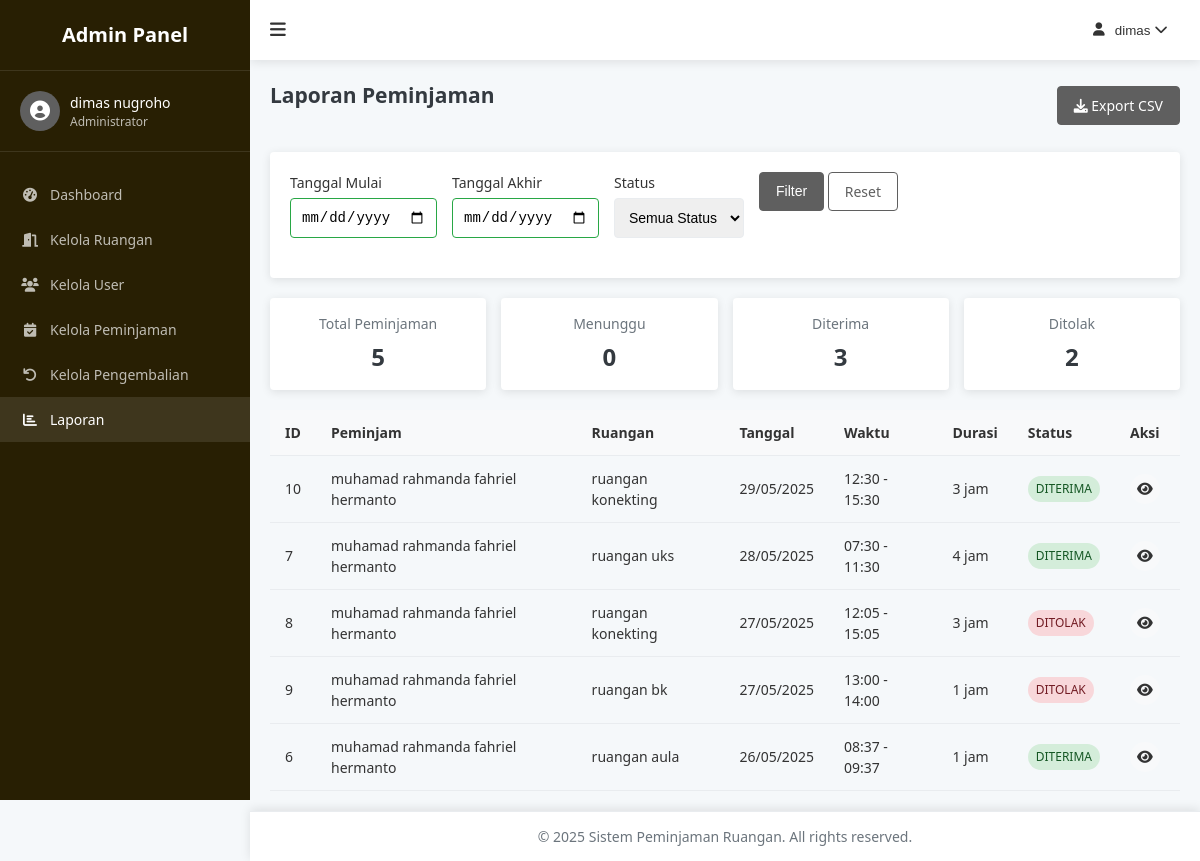
Page /admin/reports.php (signed in) on the committed database.
### tables this page shows
CREATE TABLE `peminjaman_ruangan` (
  `peminjaman_id` int NOT NULL,
  `user_id` int NOT NULL,
  `ruangan_id` int NOT NULL,
  `tanggal` varchar(500) NOT NULL,
  `waktu_mulai` varchar(60) NOT NULL,
  `durasi_pinjam` varchar(20) NOT NULL,
  `waktu_selesai` varchar(40) NOT NULL,
  `status` varchar(100) NOT NULL,
  `return_status` enum('BELUM_DIKEMBALIKAN','PENGAJUAN','DIKEMBALIKAN') DEFAULT 'BELUM_DIKEMBALIKAN',
  `return_date` datetime DEFAULT NULL,
  `return_condition` text
);

CREATE TABLE `users` (
  `user_id` int NOT NULL,
  `id_card` varchar(22) NOT NULL,
  `username` varchar(11) NOT NULL,
  `password` varchar(60) NOT NULL,
  `role` varchar(40) NOT NULL,
  `jenis_pengguna` varchar(50) NOT NULL,
  `nama_lengkap` varchar(100) NOT NULL
);

CREATE TABLE `ruangan` (
  `ruangan_id` int NOT NULL,
  `nama_ruangan` varchar(200) NOT NULL,
  `lokasi` varchar(400) NOT NULL,
  `kapasitas` int NOT NULL
);

### config/functions.php (called while the page is built, shortened)
<?php
function getAllBookings() {
    global $conn;
    $query = "SELECT p.*, u.username, u.nama_lengkap, r.nama_ruangan
              FROM peminjaman_ruangan p
              JOIN users u ON p.user_id = u.user_id
              JOIN ruangan r ON p.ruangan_id = r.ruangan_id
              ORDER BY p.tanggal DESC, p.waktu_mulai ASC";
    $result = $conn->query($query);
    $bookings = [];
    if ($result->num_rows > 0) {
        while ($row = $result->fetch_assoc()) {
            $bookings[] = $row;
        }
    }
    return $bookings;
}
?>

### admin/reports.php (the view, shortened to what this page needs)
<?php
require_once '../config/database.php';
require_once '../config/functions.php';
$bookings = getAllBookings();
$startDate = $_GET['start_date'] ?? '';
$endDate = $_GET['end_date'] ?? '';
$statusFilter = $_GET['status'] ?? '';
?>
<!DOCTYPE html>
<html lang="en">
<head>
    <link rel="stylesheet" href="../assets/css/style.css">
    <link rel="stylesheet" href="../assets/css/admin.css">
    <link rel="stylesheet" href="https://cdnjs.cloudflare.com/ajax/libs/font-awesome/6.0.0-beta3/css/all.min.css">
</head>
<body>
    <div class="admin-container">
        <?php include 'includes/sidebar.php'; ?>
        <div class="admin-content">
            <?php include 'includes/header.php'; ?>
            <main class="admin-main">
                <div class="page-header">
                    <h2>Laporan Peminjaman</h2>
                    <div class="export-btn">
                        <a href="reports.php?export=csv<?php echo !empty($startDate) ? '&start_date=' . $startDate : ''; ?><?php echo !empty($endDate) ? '&end_date=' . $endDate : ''; ?><?php echo !empty($statusFilter) ? '&status=' . $statusFilter : ''; ?>" class="btn btn-primary">
                            <i class="fas fa-download"></i> Export CSV
                        </a>
                    </div>
                </div>
                <div class="filter-form">
                    <form action="reports.php" method="get">
                        <div class="form-row">
                            <div class="form-group">
                                <label for="start_date">Tanggal Mulai</label>
                                <input type="date" id="start_date" name="start_date" value="<?php echo $startDate; ?>">
                            </div>
                            <div class="form-group">
                                <label for="end_date">Tanggal Akhir</label>
                                <input type="date" id="end_date" name="end_date" value="<?php echo $endDate; ?>">
                            </div>
                            <div class="form-group">
                                <label for="status">Status</label>
                                <select id="status" name="status">
                                    <option value="">Semua Status</option>
                                </select>
                            </div>
                            <div class="form-group">
                                <button type="submit" class="btn btn-primary">Filter</button>
                                <a href="reports.php" class="btn btn-outline">Reset</a>
                            </div>
                        </div>
                    </form>
                </div>
                <div class="report-summary">
                    <div class="summary-card">
                        <div class="summary-title">Total Peminjaman</div>
                        <div class="summary-value"><?php echo count($bookings); ?></div>
                    </div>
                    <div class="summary-card">
                        <div class="summary-title">Menunggu</div>
                        <div class="summary-value"><?php echo count(array_filter($bookings, function($b) { return $b['status'] === 'MENUNGGU'; })); ?></div>
                    </div>
                    <div class="summary-card">
                        <div class="summary-title">Diterima</div>
                        <div class="summary-value"><?php echo count(array_filter($bookings, function($b) { return $b['status'] === 'DITERIMA'; })); ?></div>
                    </div>
                    <div class="summary-card">
                        <div class="summary-title">Ditolak</div>
                        <div class="summary-value"><?php echo count(array_filter($bookings, function($b) { return $b['status'] === 'DITOLAK'; })); ?></div>
                    </div>
                </div>
                <div class="table-responsive">
                    <table>
                        <thead>
                            <tr>
                                <th>ID</th>
                                <th>Peminjam</th>
                                <th>Ruangan</th>
                                <th>Tanggal</th>
                                <th>Waktu</th>
                                <th>Durasi</th>
                                <th>Status</th>
                                <th>Aksi</th>
                            </tr>
                        </thead>
                        <tbody>
                            <?php if (empty($bookings)): ?>
                                <tr>
                                    <td colspan="8" class="text-center">Tidak ada data peminjaman.</td>
                                </tr>
                            <?php else: ?>
                                <?php foreach ($bookings as $booking): ?>
                                    <tr>
                                        <td><?php echo $booking['peminjaman_id']; ?></td>
                                        <td><?php echo $booking['nama_lengkap']; ?></td>
                                        <td><?php echo $booking['nama_ruangan']; ?></td>
                                        <td><?php echo date('d/m/Y', strtotime($booking['tanggal'])); ?></td>
                                        <td><?php echo $booking['waktu_mulai'] . ' - ' . $booking['waktu_selesai']; ?></td>
                                        <td><?php echo $booking['durasi_pinjam']; ?> jam</td>
                                        <td>
                                            <span class="status-badge status-<?php echo strtolower($booking['status']); ?>">
                                                <?php echo $booking['status']; ?>
                                            </span>
                                        </td>
                                        <td>
                                            <a href="booking-detail.php?id=<?php echo $booking['peminjaman_id']; ?>" class="btn-icon" title="Detail">
                                                <i class="fas fa-eye"></i>
                                            </a>
                                        </td>
                                    </tr>
                                <?php endforeach; ?>
                            <?php endif; ?>
                        </tbody>
                    </table>
                </div>
            </main>
            <?php include 'includes/footer.php'; ?>
        </div>
    </div>
</body>
</html>

### assets/css/style.css (style rules this page uses)
:root { --primary-color: #5f5f5f; --primary-dark: #3a56d4; --secondary-color: #6c757d; --success-color: #28a745; --danger-color: #dc3545; --warning-color: #ffc107; --info-color: #17a2b8; --light-color: #f8f9fa; --dark-color: #343a40; --body-bg: #f5f8fa; --card-bg: #ffffff; --text-color: #333333; --border-color: #e9ecef; --sidebar-width: 250px; --header-height: 60px; --footer-height: 50px; --border-radius: 4px; --box-shadow: 0 2px 10px rgba(0, 0, 0, 0.1); --transition: all 0.3s ease; }
* { margin: 0; padding: 0; box-sizing: border-box; }
body { font-family: "Segoe UI", Tahoma, Geneva, Verdana, sans-serif; font-size: 14px; line-height: 1.5; color: var(--text-color); background-color: var(--body-bg); }
a { color: var(--primary-color); text-decoration: none; transition: var(--transition); }
main { padding: 30px 0; }
.btn { display: inline-block; font-weight: 500; text-align: center; white-space: nowrap; vertical-align: middle; user-select: none; border: 1px solid transparent; padding: 8px 16px; font-size: 14px; line-height: 1.5; border-radius: var(--border-radius); transition: var(--transition); cursor: pointer; }
.btn-primary { color: #fff; background-color: var(--primary-color); border-color: var(--primary-color); }
.btn-outline { color: var(--primary-color); background-color: transparent; border-color: var(--primary-color); }
.form-group { margin-bottom: 20px; }
.form-group label { display: block; margin-bottom: 5px; font-weight: 500; }
.form-group input, .form-group select, .form-group textarea { width: 100%; padding: 10px; border: 1px solid var(--border-color); border-radius: var(--border-radius); font-size: 14px; transition: var(--transition); }
.status-badge { display: inline-block; padding: 4px 8px; border-radius: var(--border-radius); font-size: 12px; font-weight: 500; text-transform: uppercase; }
.status-diterima { background-color: #28a745; color: #fff; }
.status-ditolak { background-color: #dc3545; color: #fff; }

### assets/css/admin.css (style rules this page uses)
.admin-container { display: flex; min-height: 100vh; }
.admin-content { flex: 1; margin-left: var(--sidebar-width); transition: var(--transition); }
.admin-main { padding: 20px; min-height: calc(100vh - var(--header-height) - var(--footer-height)); }
.admin-main h2 { margin-bottom: 20px; color: var(--dark-color); }
.table-responsive { overflow-x: auto; }
table { width: 100%; border-collapse: collapse; }
table th, table td { padding: 12px 15px; text-align: left; border-bottom: 1px solid var(--border-color); }
table th { background-color: var(--light-color); font-weight: 600; }
.status-badge { display: inline-block; padding: 4px 8px; border-radius: 20px; font-size: 12px; font-weight: 500; }
.status-diterima { background-color: #d4edda; color: #155724; }
.status-ditolak { background-color: #f8d7da; color: #721c24; }
.btn-icon { display: inline-flex; justify-content: center; align-items: center; width: 30px; height: 30px; border-radius: 50%; background-color: var(--light-color); color: var(--text-color); margin-right: 5px; transition: var(--transition); }
.page-header { display: flex; justify-content: space-between; align-items: center; margin-bottom: 20px; }
.filter-form { background-color: var(--card-bg); border-radius: var(--border-radius); padding: 20px; margin-bottom: 20px; box-shadow: var(--box-shadow); }
.form-row { display: flex; flex-wrap: wrap; gap: 15px; }
.report-summary { display: grid; grid-template-columns: repeat(auto-fit, minmax(150px, 1fr)); gap: 15px; margin-bottom: 20px; }
.summary-card { background-color: var(--card-bg); border-radius: var(--border-radius); padding: 15px; box-shadow: var(--box-shadow); text-align: center; }
.summary-title { font-size: 14px; color: var(--secondary-color); margin-bottom: 5px; }
.summary-value { font-size: 24px; font-weight: 600; color: var(--dark-color); }
input:valid { border-color: var(--success-color); }

### rows in the picture
peminjaman_ruangan: peminjaman_id "10", user.nama_lengkap "muhamad rahmanda fahriel hermanto", ruangan.nama_ruangan "ruangan konekting", tanggal "29/05/2025", waktu_mulai "12:30", waktu_selesai "15:30", durasi_pinjam "3", status "DITERIMA"
peminjaman_ruangan: peminjaman_id "7", user.nama_lengkap "muhamad rahmanda fahriel hermanto", ruangan.nama_ruangan "ruangan uks", tanggal "28/05/2025", waktu_mulai "07:30", waktu_selesai "11:30", durasi_pinjam "4", status "DITERIMA"
peminjaman_ruangan: peminjaman_id "8", user.nama_lengkap "muhamad rahmanda fahriel hermanto", ruangan.nama_ruangan "ruangan konekting", tanggal "27/05/2025", waktu_mulai "12:05", waktu_selesai "15:05", durasi_pinjam "3", status "DITOLAK"
peminjaman_ruangan: peminjaman_id "9", user.nama_lengkap "muhamad rahmanda fahriel hermanto", ruangan.nama_ruangan "ruangan bk", tanggal "27/05/2025", waktu_mulai "13:00", waktu_selesai "14:00", durasi_pinjam "1", status "DITOLAK"
peminjaman_ruangan: peminjaman_id "6", user.nama_lengkap "muhamad rahmanda fahriel hermanto", ruangan.nama_ruangan "ruangan aula", tanggal "26/05/2025", waktu_mulai "08:37", waktu_selesai "09:37", durasi_pinjam "1", status "DITERIMA"

### other values in the picture
$_SESSION['nama_lengkap'] "dimas nugroho"
$_SESSION['username'] "dimas"
count($bookings) "5"
